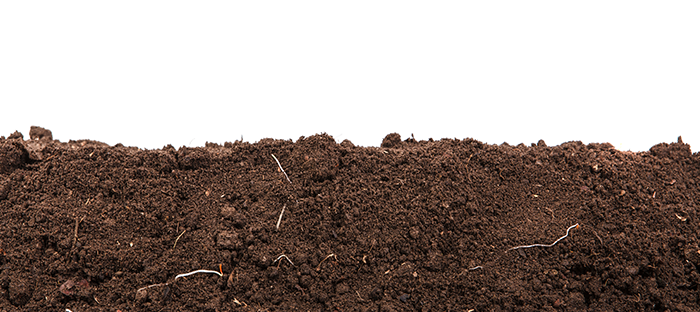
%> input picture SC/picture_1.png, 700 x 312 px
$ octave volume.m   (GNU Octave 9; MATLAB toolbox functions it lacks are replaced by stand-ins)
%> lines starting %> are read from the running program, lines starting %| are printed output that depends on the picture; in (x1, y1, x2, y2) boxes, pixels count from 0 and x2, y2 are one past the last pixel; in counts of white or black regions, pixels touching at a corner belong together; the program's own positions count from 1
pkg load image
I = imread('picture_1.png');
%> I is the input picture: size 312x700x3 uint8; mean R, G, B 157.3, 144.7, 138.9

I = rgb2gray(I) > 100; % Try different values
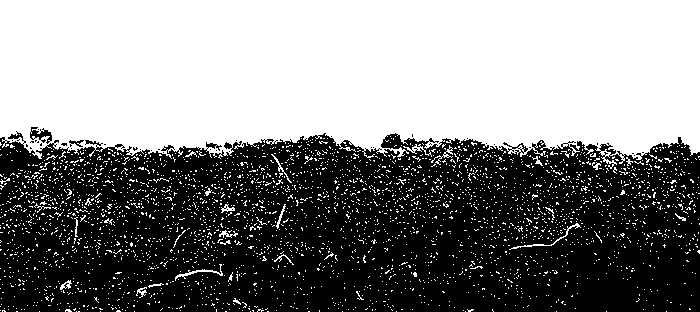
%> I: size 312x700 logical; 51% white; 42 black regions (39 under 20 px), largest, box (x1, y1, x2, y2) and area: (0, 131, 700, 312) 106763, (30, 127, 52, 144) 180, (69, 140, 84, 147) 51
I = imfill(I, 'holes');
%> I: size 312x700 logical; 51.4% white; 3 black regions (2 under 20 px), largest, box (x1, y1, x2, y2) and area: (0, 133, 700, 312) 106121
figure
imshow(I)

BW = edge(I,'canny');
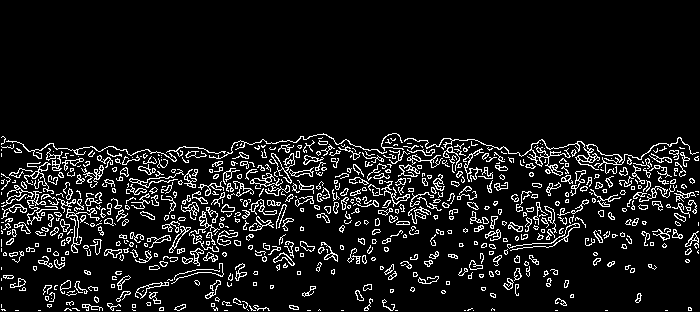
%> BW: size 312x700 logical; 8.8% white in thin lines or dots, all inside (x1, y1, x2, y2) = (1, 133, 699, 311)
figure
imshow(BW);

[H,theta,rho] = hough(BW);
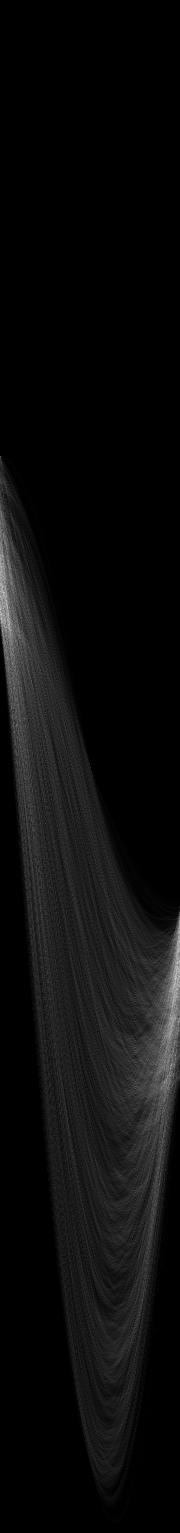
%> H: size 1533x180 double; min 0, max 208, mean 12.5
%> theta = 180 values from -90 to 89; rho = 1533 values from -766 to 766

figure
imshow(imadjust(rescale(H)),[],...
       'XData',theta,...
       'YData',rho,...
       'InitialMagnification','fit');
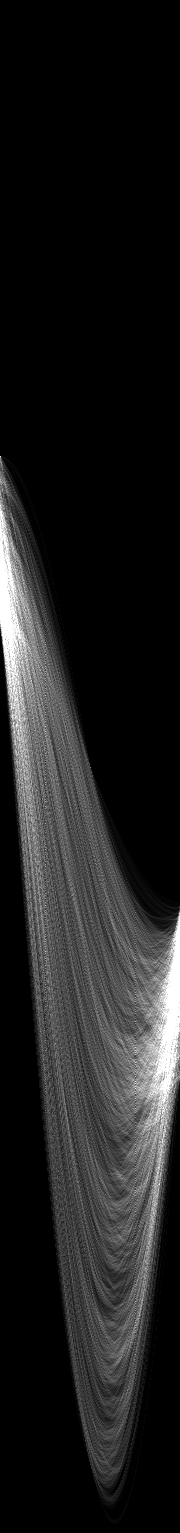
%> displayed picture: size 1533x180, on the screen's scale of 0 to 255; min 0, max 255, mean 30.8
xlabel('\theta (degrees)')
ylabel('\rho')
axis on
axis normal
hold on
colormap(gca,hot)
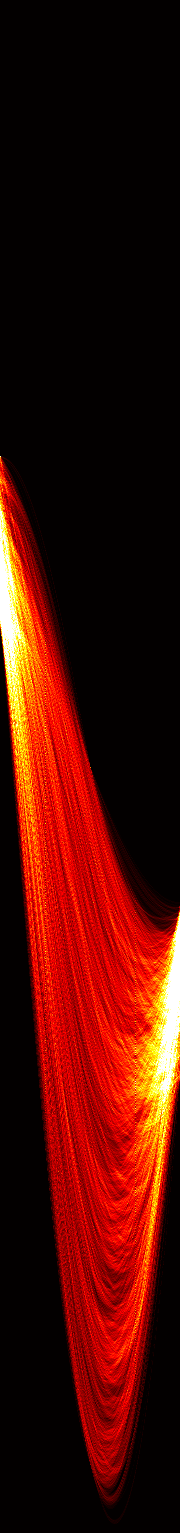
%> displayed picture: size 1533x180x3, on the screen's scale of 0 to 255; mean R, G, B 69.4, 12.3, 3.7

P = houghpeaks(H,5,'threshold',ceil(0.3*max(H(:))));
%> P = [942 180; 980 176; 610 1; 593 4; 969 179]

x = theta(P(:,2));
%> x = [89 85 -90 -87 88]
y = rho(P(:,1));
%> y = [175 213 -157 -174 202]
figure
plot(x,y,'s','color','black');
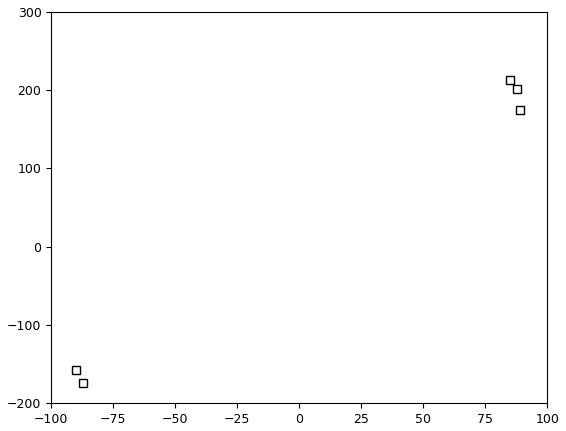
%> figure redrawn from the program's plot data

lines = houghlines(BW,theta,rho,P,'FillGap',5,'MinLength',7);
%> lines = 88 lines; longest, point1 to point2 (x, y): (256, 189) to (296, 191), (652, 158) to (688, 158), (10, 176) to (44, 177), (323, 192) to (352, 194), (125, 158) to (154, 158), (4, 176) to (31, 176)

figure, imshow(I), hold on
max_len = 0;
average=0;
for k = 1:length(lines)
   xy = [lines(k).point1; lines(k).point2];
   plot(xy(:,1),xy(:,2),'LineWidth',2,'Color','green');

   % Plot beginnings and ends of lines
   plot(xy(1,1),xy(1,2),'x','LineWidth',2,'Color','yellow');
   plot(xy(2,1),xy(2,2),'x','LineWidth',2,'Color','red');
    %disp(xy(1,2));
    average=average + (xy(1,2)+xy(2,2))/2;
   % Determine the endpoints of the longest line segment
   len = norm(lines(k).point1 - lines(k).point2);
   if ( len > max_len)
      max_len = len;
      xy_long = xy;
   end
end
%> this loop made 88 passes
%> (average, len, max_len, xy_long) on passes 1, 3, 9, 23, 42, 55: (164, 11, 11, [676 164; 687 164]), (494, 15, 15, [637 165; 652 165]), (1499, 21, 21, [401 169; 422 169]), (3920, 27, 27, [4 176; 31 176]), (7406, 29, 29, [125 158; 154 158]), (9460, 36, 36, [652 158; 688 158])
%> (xy, average, len) on passes 2, 4, 5, 6, 7, 8: ([614 165; 622 165], 329, 8), ([547 166; 558 166], 660, 11), ([589 166; 601 166], 826, 12), ([496 167; 506 167], 993, 10), ([453 168; 468 168], 1161, 15), ([378 169; 385 169], 1330, 7)
%> after the loop, average = 15817; max_len = 40.05; xy_long = [256 189; 296 191]
 disp(average/length(lines));
%| 179.74
% highlight the longest line segment
plot(xy_long(:,1),xy_long(:,2),'LineWidth',2,'Color','blue');
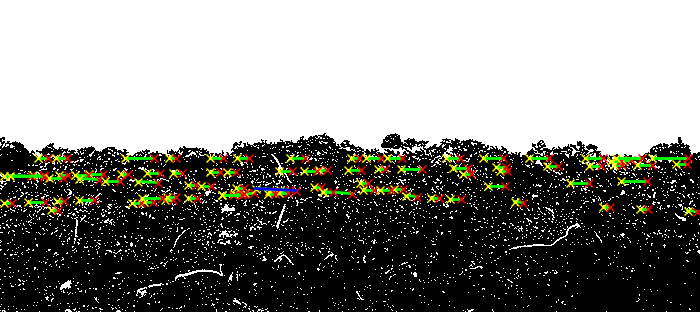
%> figure redrawn from the program's plot data
